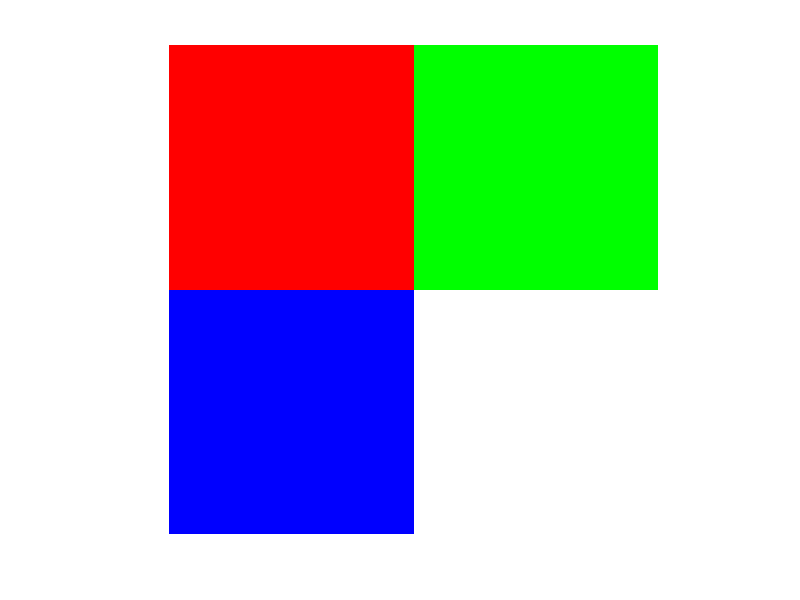

This chart was generated by the following MATLAB code:
rgb = cat(3, [255, 0; 0, 255], [0, 255; 0, 255], [0, 0; 255, 255]);
f = figure(70);
img = imshow(rgb);
x_bounds = xlim();
y_bounds = ylim();
current = gcf();
